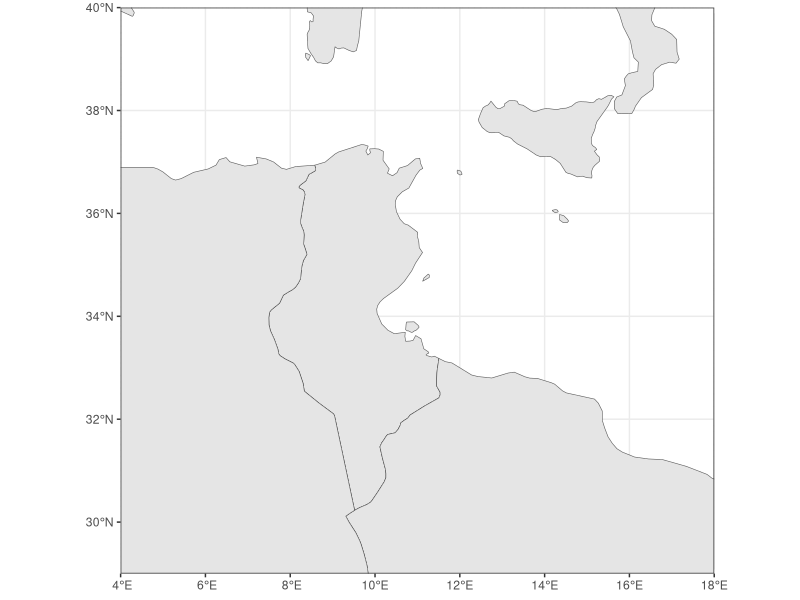

The R source for this figure:
### 20/11/25 - Map of Tunisia

#Packages-----------------------------------------------------------------------

#Install Packages

install.packages("ggplot2")
install.packages("sf")
install.packages("rnaturalearth")
install.packages("rnaturalearthdata")

#Load Library

library(ggplot2)
library(sf)
library(rnaturalearth)
library(rnaturalearthdata)

#World Data---------------------------------------------------------------------

theme_set(theme_bw()) #Set theme to black and white

world <- ne_countries(scale = "medium", returnclass = "sf") #Name world dataset

class(world) #Classes should be "sf" and "data.frame"


#Map Data-----------------------------------------------------------------------

Tunisia<-ggplot(data = world) +
  geom_sf() +
  coord_sf(xlim = c(4, 18), ylim = c(29, 40), expand = FALSE)#Constrain world coordinates to your chosen country, mine is Tunisia

plot(Tunisia) #Simple map of Tunisia, extended slightly to show coastal zones


#R Session----------------------------------------------------------------------

#R version 4.5.1 (2025-06-13)
#Platform: x86_64-pc-linux-gnu
#Running under: Ubuntu 20.04.6 LTS

#Matrix products: default
#BLAS:   /usr/lib/x86_64-linux-gnu/openblas-pthread/libblas.so.3 
#LAPACK: /usr/lib/x86_64-linux-gnu/openblas-pthread/liblapack.so.3;  LAPACK version 3.9.0

#locale:
#[1] LC_CTYPE=C.UTF-8       LC_NUMERIC=C           LC_TIME=C.UTF-8        LC_COLLATE=C.UTF-8    
#[5] LC_MONETARY=C.UTF-8    LC_MESSAGES=C.UTF-8    LC_PAPER=C.UTF-8       LC_NAME=C             
#[9] LC_ADDRESS=C           LC_TELEPHONE=C         LC_MEASUREMENT=C.UTF-8 LC_IDENTIFICATION=C   

#time zone: UTC
#tzcode source: system (glibc)

#attached base packages:
#[1] stats     graphics  grDevices utils     datasets  methods   base     

#other attached packages:
#[1] rnaturalearthdata_1.0.0 rnaturalearth_1.1.0     sf_1.0-22               ggplot2_4.0.1          

#loaded via a namespace (and not attached):
#[1] RColorBrewer_1.1-3 R6_2.6.1           farver_2.1.2       magrittr_2.0.4     e1071_1.7-16      
#[6] gtable_0.3.6       glue_1.8.0         KernSmooth_2.23-26 classInt_0.4-11    lifecycle_1.0.4   
#[11] cli_3.6.5          S7_0.2.1           scales_1.4.0       grid_4.5.1         vctrs_0.6.5       
#[16] DBI_1.2.3          proxy_0.4-27       withr_3.0.2        class_7.3-23       compiler_4.5.1    
#[21] tools_4.5.1        Rcpp_1.1.0         rlang_1.1.6        units_1.0-0   
